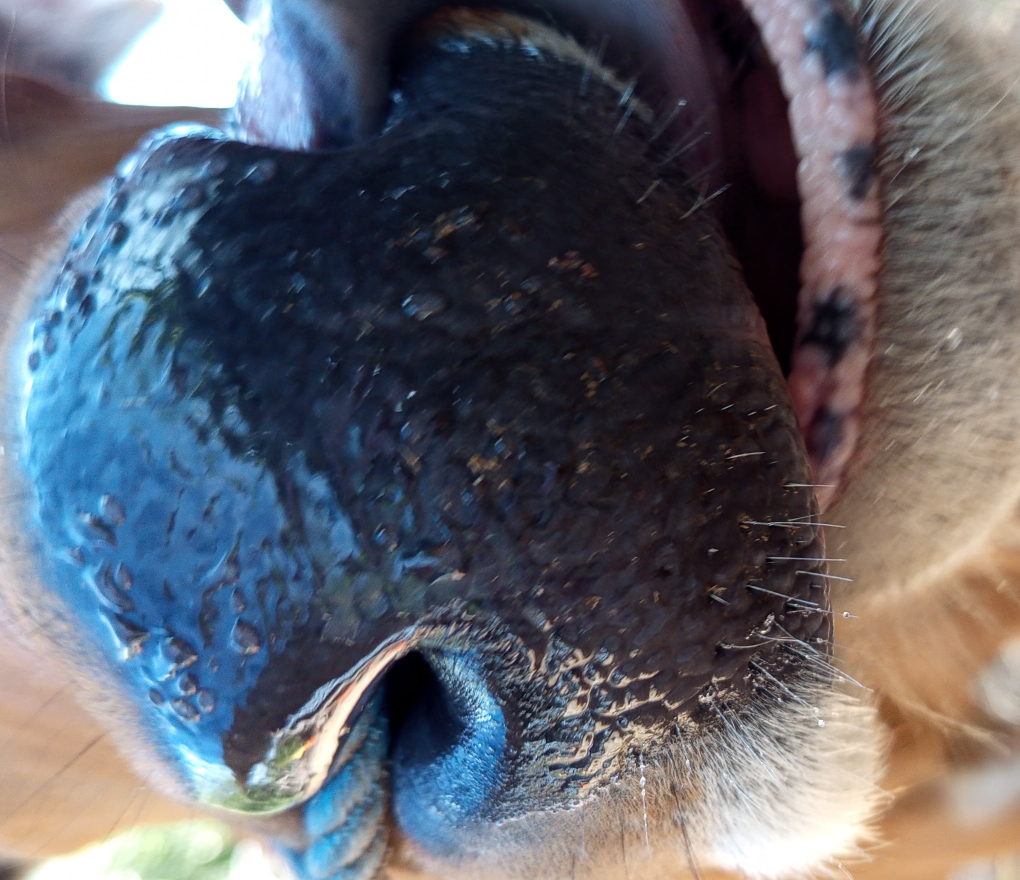
%> input picture dataset/train/sehat/IMG_20250716_152640.jpg, 2040 x 1760 px (shown at 1/2 size)
$ octave ekstraksi_ke_excel.m   (GNU Octave 9; MATLAB toolbox functions it lacks are replaced by stand-ins)
%> lines starting %> are read from the running program, lines starting %| are printed output that depends on the picture; in (x1, y1, x2, y2) boxes, pixels count from 0 and x2, y2 are one past the last pixel; in counts of white or black regions, pixels touching at a corner belong together; the program's own positions count from 1
clc; clear;

% Lokasi penyimpanan hasil Excel
output_file = 'ekstraksi_fitur_dataset.xlsx';
if exist(output_file, 'file')
    delete(output_file);
end

% Konfigurasi
sheet_names = {'Train', 'Test'};
groups = {'train', 'test'};
labels = {'sehat', 'sakit'};
baris = 64; kolom = 64;
threshold = 55;

% Header kolom
headers = {'Id', 'On', 'Off', 'Mean', 'Std', 'Label'};

% Loop untuk masing-masing sheet (Train dan Test)
for s = 1:2
    sheet = sheet_names{s};
    data_rows = {};  % buffer penyimpanan baris data
    idx = 1;

    for l = 1:2  % sehat dan sakit
        label = labels{l};
        folder = fullfile('dataset', groups{s}, label);
        img_files = dir(fullfile(folder, '*.jpg'));
        img_files = [img_files; dir(fullfile(folder, '*.jpeg'))];

        for i = 1:length(img_files)
            path = fullfile(img_files(i).folder, img_files(i).name);
            img = imread(path);
%> img is the input picture: size 1760x2040x3 uint8; mean R, G, B 94.9, 97.6, 106.6
            if size(img,3) == 3
                img = rgb2gray(img);
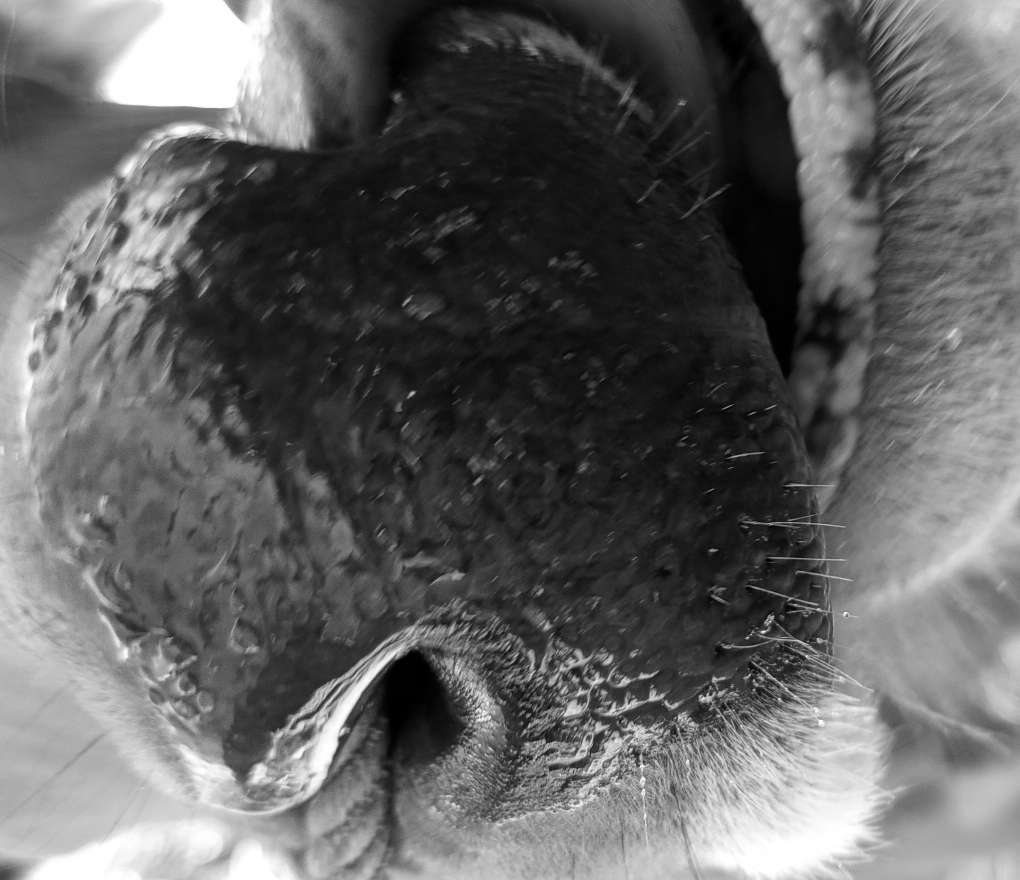
%> img: size 1760x2040 uint8 (shown at 1/2 size); min 0, max 255, mean 97.8
            end
            img = imresize(img, [baris kolom]);
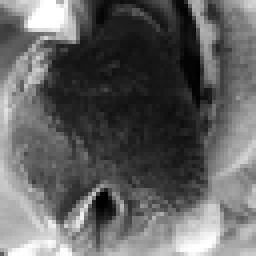
%> img: size 64x64 uint8 (shown 4 times larger); min 0, max 255, mean 97.8

            % Ekstraksi fitur
            mean_val = mean2(img);
%> mean_val = 97.77
            std_val = std2(double(img));
%> std_val = 65.11
            [on_pxl, off_pxl] = count_img(img, threshold);

            % Simpan ke buffer baris
            data_rows(idx, :) = {idx, on_pxl, off_pxl, mean_val, std_val, label}; %#ok<AGROW>
            idx = idx + 1;
        end
    end

    % Tulis ke Excel (Header + Data)
    writecell([headers; data_rows], output_file, 'Sheet', sheet, 'Range', 'A1');
end

disp("✅ Ekstraksi selesai dan disimpan di 'ekstraksi_fitur_dataset.xlsx'");

% --- Fungsi bantu hitung ON/OFF ---
function [on_pxl, off_pxl] = count_img(img, th)
%> called with th = 55
    bw = img >= th;
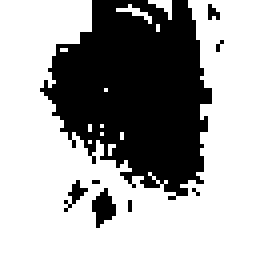
%> bw: size 64x64 logical (shown 4 times larger); 64.1% white; 8 black regions (6 under 20 px), largest, box (x1, y1, x2, y2) and area: (10, 0, 53, 50) 1400, (23, 47, 29, 57) 36
    on_pxl = sum(bw(:));
%> on_pxl = 2625
    off_pxl = numel(bw) - on_pxl;
%> off_pxl = 1471
%> `[on_pxl, off_pxl] = count_img(img, threshold);`: on_pxl = 2625; off_pxl = 1471
end
